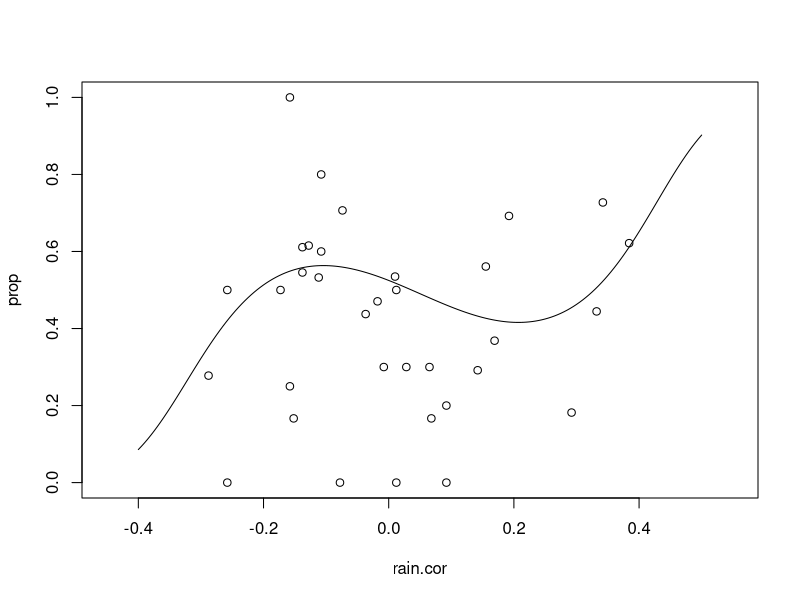

Source code (R):
city <- c(1, 2, 3, 4, 5, 6, 7, 8, 9, 10, 11, 12, 13, 14, 15, 16, 17, 18, 19, 20, 21, 22, 23, 24, 25, 26, 27, 28, 29, 30, 31, 32, 33, 34)
no.tested <- c(4, 10, 5, 10, 2, 5, 8, 19, 6, 10, 24, 1, 30, 22, 1, 11, 1, 54, 9, 18, 12, 1, 11, 77, 51, 16, 82, 13, 43, 75, 13, 10, 6, 37)
no.pos <- c(2, 3, 1, 3, 2, 3, 2, 7, 3, 8, 7, 0, 15, 4, 0, 6, 0, 33, 4, 5, 2, 0, 8, 41, 24, 7, 46, 9, 23, 53, 8, 3, 1, 23)
rain <- c(1735, 1936, 2000, 1973, 1750, 1800, 1750, 2077, 1920, 1800, 2050, 1830, 1650, 2200, 2000, 1770, 1920, 1770, 2240, 1620, 1756, 1650, 2250, 1796, 1890, 1871, 2063, 2100, 1918, 1834, 1780, 1900, 1976, 2292)
rain.m <- rain/1000
rain.cor <- rain.m - mean(rain.m)
prop <- no.pos/no.tested
toxoplas <- data.frame(rain.cor, city, no.tested, no.pos)
toxoplas.glm <- glm(prop ~ rain.cor + I(rain.cor^2) + I(rain.cor^3) + I(rain.cor^4) + I(rain.cor^5), weights = no.tested, family = binomial, data = toxoplas)
summary(toxoplas.glm)

anova(toxoplas.glm)

pchisq(11.577, 3, lower.tail=F)

toxoplas.glm <- glm(prop ~ rain.cor + I(rain.cor^2) + I(rain.cor^3), weights = no.tested, family = binomial, data = toxoplas)
summary(toxoplas.glm)

x <- seq(-0.4,0.5,0.005)
plot(rain.cor,prop,xlim=c(-0.45,0.55),ylim=c(0,1))
lines(x,predict(toxoplas.glm,data.frame(rain.cor=x),type="response"))